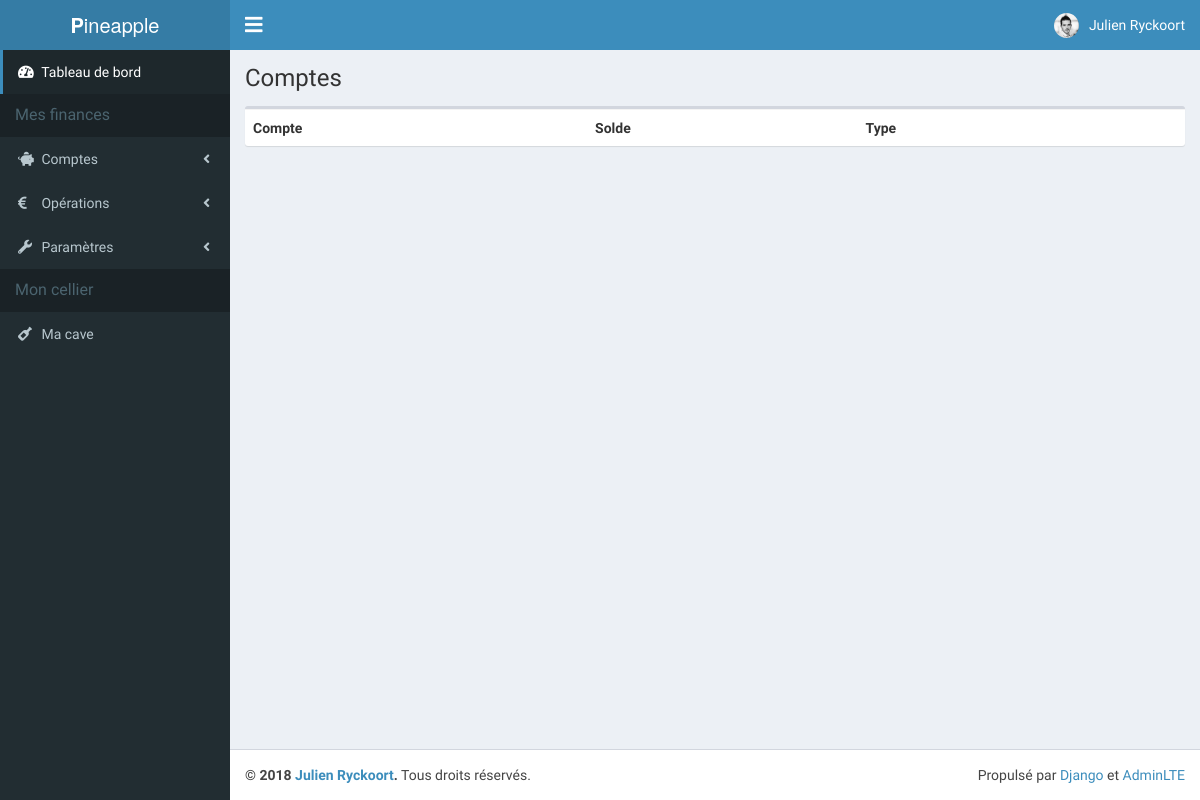
The app's page /accounting/accounts/1 (signed in), older data.
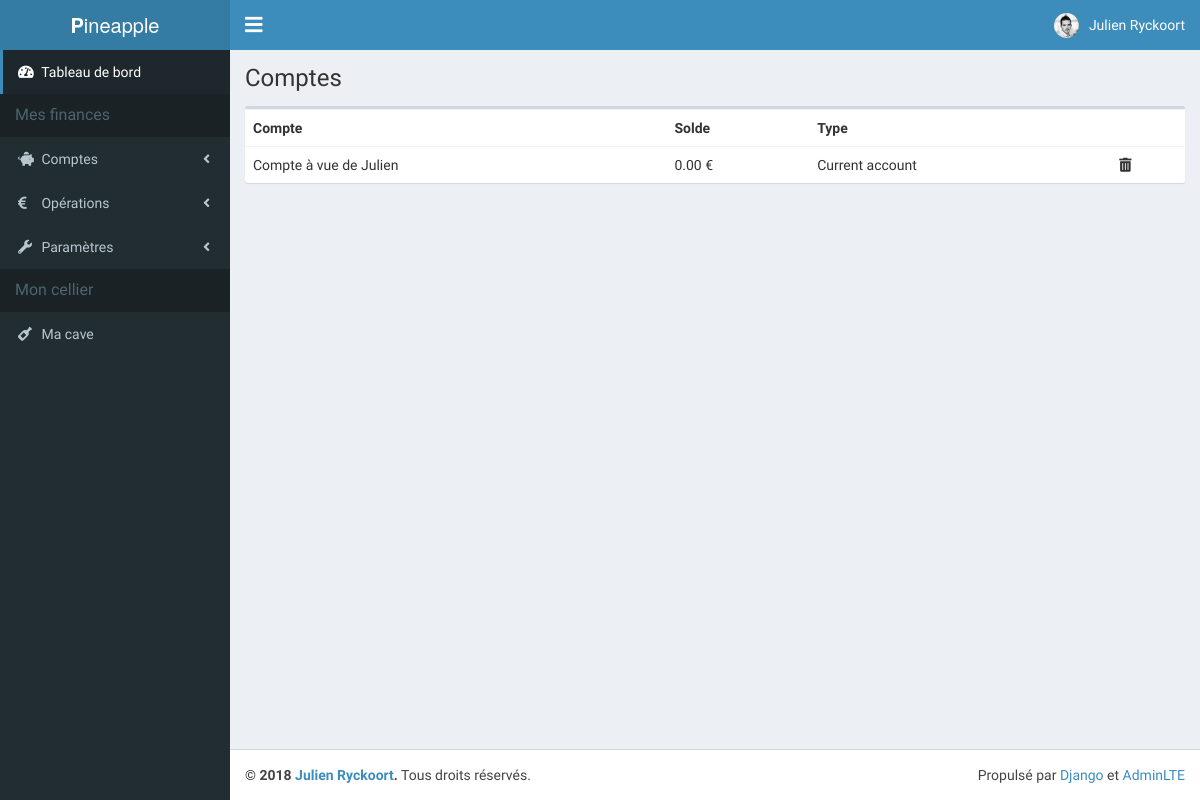
The same page, newer data.
### accounting/models.py (models this page shows, shortened)
class Account(models.Model):
    budget = models.ForeignKey('Budget', on_delete=models.CASCADE)
    name = models.CharField(max_length=200)
    text = models.TextField(default=None, blank=True, null=True)
    balance = models.DecimalField(max_digits=13, decimal_places=2)
    type = models.ForeignKey('AccountType', on_delete=models.PROTECT)
    class Meta:
        ordering = ('budget','type',)

class AccountType(models.Model):
    name = models.CharField(max_length=200)
    class Meta:
        ordering = ('name',)
    def __str__(self):
        return self.name

### accounting/views.py (the view)
# urls.py: path('accounts/<id_budget>', views.accounts, name='accounts'),
def accounts(request, id_budget):
    accounts = Account.objects.filter(budget=id_budget)
    return render(request, 'accounting/index_accounts.html', locals())

### accounting/templates/accounting/index_accounts.html (shortened to what this page needs)
{% extends 'base.html' %}
{% block header %}
<h1>
  Comptes
</h1>
{% endblock %}
{% block content %}
<div class="box">
  <div class="box-body no-padding">
    <table class="table">
      <tbody>
        <tr>
          <th>Compte</th>
          <th>Solde</th>
          <th>Type</th>
          <th></th>
        </tr>
        {% for account in accounts %}
        <tr>
          <td>{{ account.name }}</td>
          <td>{{ account.balance }} €</td>
          <td>{{ account.type }}</td>
          <td><i class="fas fa-trash-alt"></i></td>
        </tr>
        {% endfor %}
      </tbody>
    </table>
  </div>
</div>
{% endblock %}

Row changes from the older to the newer data that the page shows:
added Account: name "Compte à vue de Julien", balance "0.00", type "Current account"
